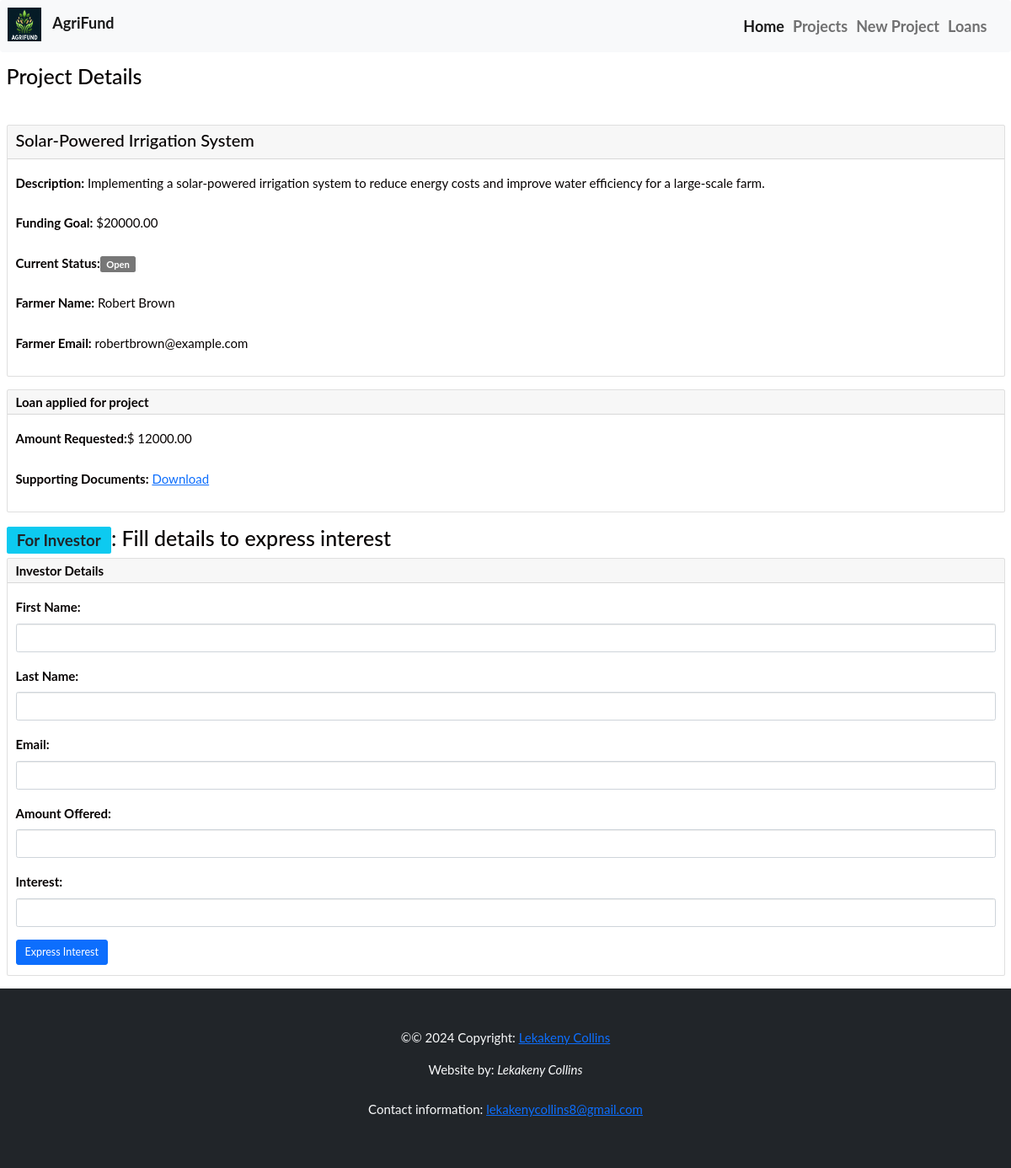
/projects/3/, run on the app's committed database.
### agri_project/models.py (models this page shows, shortened)
class BaseModel(models.Model):
    created_at = models.DateTimeField(auto_now_add=True)
    updated_at = models.DateTimeField(auto_now=True)
    class Meta:
        abstract = True

class Project(BaseModel):
    name = models.CharField(max_length=50, help_text="The name of agribusiness project")
    description = models.TextField(help_text="project description")
    funding_goal = models.DecimalField(max_digits=10, decimal_places=2,
            help_text="funding needed")
    current_status = models.CharField(max_length=50, default='Open',
            help_text="Open, Closed, Onhold")
    farmer_name = models.CharField(max_length=100, help_text="Your names")
    farmer_email = models.EmailField(help_text="Farmer's Email")

class LoanApplication(BaseModel):
    project = models.ForeignKey(Project, on_delete=models.CASCADE)
    amount_requested = models.DecimalField(max_digits=10, decimal_places=2,
            help_text="Loan amount")
    supporting_docs = models.FileField(upload_to='documents/',
            help_text="Legal documents needed")

### agri_project/views.py (the view)
# urls.py: path('projects/<int:pk>/', views.project_details, name='project_details'),
def project_details(request, pk):
    project = get_object_or_404(Project, pk=pk)
    loan_applications = project.loanapplication_set.all()
    context = {'project': project, 'loan_applications': loan_applications}
    return render(request, 'agri_project/project_details.html', context)

### agri_project/templates/agri_project/project_details.html
{% extends 'agri_project/base.html' %}
{% block content %}
<div class="container-fluid ms-auto">
          <section><br>
              <h1>Project Details</h1><br>
              <div class="card mt-4 mt-lg-0 mb-4 me-auto ml-4">
                <div class="card-header d-lg-flex">
                  <h2>{{ project.name }}</h2>
                </div>
                <div class="card-body">
                  <p><strong>Description:</strong> {{ project.description }}</p>
                  <p><strong>Funding Goal:</strong> ${{ project.funding_goal }}</p>
		  <p><strong>Current Status:</strong><span class="badge bg-info-soft">{{ project.current_status }}</span></p>
                  <p><strong>Farmer Name:</strong> {{ project.farmer_name }}</p>
                  <p><strong>Farmer Email:</strong> {{ project.farmer_email }}</p>
                </div>
              </div>
</section>
</div>
<section class="container-fluid ms-auto">
              <div class="card mb-4">
                <div class="card-header">
                    <h4 class="mb-0"><strong>Loan applied for project</strong></h4>
                </div>
                <div class="card-body">
                  {% if loan_applications %}
		  	{% for loan_application in loan_applications %}
                      		<p><strong>Amount Requested:</strong>$ {{ loan_application.amount_requested }}</p>
                      		<p><strong>Supporting Documents:</strong> <a href="{{ loan_applications.supporting_docs.url }}">Download</a></p>
			{% endfor %}
                  {% else %}
                      <p>No loan application has been submitted for this project.</p>
                  {% endif %}
                </div>
              </div>
</section>
<section class="container-fluid">
	<h1><span class="badge bg-info text-dark">For Investor</span>: Fill details to express interest</h1>
              <div class="card mb-4">
                <form>
                  <div class="card-header">
                    <h4 class="mb-0"><strong>Investor Details</strong></h4>
                  </div>
                  <div class="card-body">
                    <div class="mb-3">
                      <label for="investor-fname" class="col-form-label">First Name:</label>
                      <input type="text" class="form-control" id="investor-fname">
                    </div>
                    <div class="mb-3">
                      <label for="investor-lname" class="col-form-label">Last Name:</label>
                      <input type="text" class="form-control" id="investor-lname">
                    </div>
                    <div class="mb-3">
                      <label for="investor-email" class="col-form-label">Email:</label>
                      <input type="email" class="form-control" id="investor-email">
                    </div>
                    <div class="mb-3">
                      <label for="invest-amount" class="col-form-label">Amount Offered:</label>
                      <input type="number" class="form-control" id="invest-amount">
                    </div>
                    <div class="mb-3">
                      <label for="invest-interest" class="col-form-label">Interest:</label>
                      <input type="number" class="form-control" id="investor-interest"></input>
                    </div>
                    <button type="submit" class="btn btn-primary btn-lg mt-12">Express Interest</button>
                  </div>
                </form>
              </div>
</section>
{% endblock %}

### agri_project/templates/agri_project/base.html (style rules this page uses)
body { font: 400 15px Lato, sans-serif; line-height: 2.5; color: #060202; }

### data on the page
Project: name "Solar-Powered Irrigation System", description "Implementing a solar-powered irrigation system to reduce energy costs and improve water efficiency for a large-scale farm.", funding_goal "20000.00", current_status "Open", farmer_name "Robert Brown", farmer_email "robertbrown@example.com"
LoanApplication: amount_requested "12000.00"
